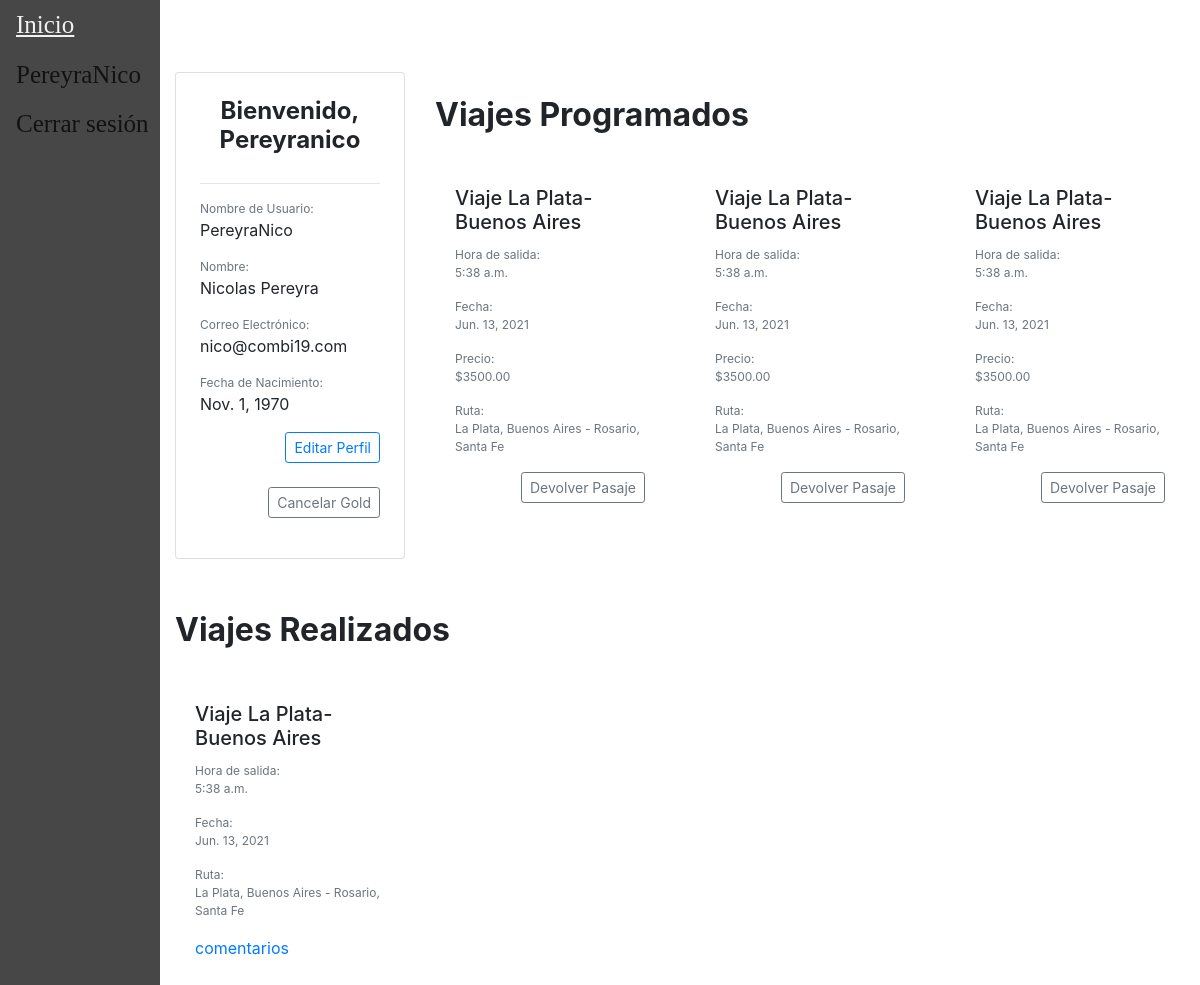
Screenshot of /accounts/perfil/ (signed in) with the database file from the repository.
### users/models.py (models this page shows, shortened)
class CustomUser(AbstractUser):
	username = models.CharField(_('Nombre de usuario'),max_length=40,primary_key=True,unique=True)
	email = models.EmailField(_('Dirección de correo electrónico'),unique=True)
	first_name = models.CharField(_('Nombre'),max_length=150)
	last_name = models.CharField(_('Apellido'),max_length=150)
	last_login = models.DateTimeField(_('Última conexión'),auto_now=True)
	fecha_nacimiento = models.DateField(_('Fecha de nacimiento'))
	has_premium = models.BooleanField(_('Posee membresía premium'),default=False)
	USERNAME_FIELD = 'username'
	REQUIRED_FIELDS = [
		'email',
		'first_name',
		'last_name',
		'fecha_nacimiento',
	]
	objects = CustomUserManager()

### main/models.py (models this page shows, shortened)
class Viaje(models.Model):
    descripcion = models.CharField(max_length=100)
    fecha = models.DateField(validators=[MinValueValidator(datetime.date.today())])
    hora = models.TimeField(default=None)
    ruta =  models.ForeignKey(Ruta, default=None, on_delete=models.CASCADE)
    chofer = models.ForeignKey(Chofer, default=None, on_delete=models.CASCADE)
    combi =  models.ForeignKey(Combi, default=None, on_delete=models.CASCADE)
    precio = models.DecimalField(default=None, max_digits=10, decimal_places=2, validators=[MinValueValidator(0)])
    insumo = models.ManyToManyField(Insumo,blank=True)
    pasajeros = models.ManyToManyField(Pasajero, blank=True)
    class Meta:
        unique_together = ('chofer', 'fecha','hora', 'ruta',)

class Ruta(models.Model):
    origen = models.ForeignKey(Lugar, default=None, on_delete=models.CASCADE, related_name='origen')
    destino = models.ForeignKey(Lugar, default=None, on_delete=models.CASCADE, related_name='destino')
    class Meta:
        unique_together = ('origen', 'destino')
    def __str__(self):
        return str(self.origen)+" - "+str(self.destino)

class Lugar(models.Model):
    localidad = models.CharField(max_length=150)
    provincia = models.CharField(max_length=100)
    class Meta:
        unique_together = ('localidad', 'provincia',)
    def __str__(self):
        return (self.localidad+", "+self.provincia)

### users/views.py (the view)
# urls.py: path('accounts/perfil/', regviews.perfil, name="perfil"),
def perfil(response):
	if response.method == 'POST':
		user_form = UserEditForm(response.POST,instance=response.user)
		if user_form.is_valid():
			user_form.save()
			return redirect('perfil')
	else:
		user_form = UserEditForm(instance=response.user)
		viajes_pendientes = Viaje.objects.filter(pasajeros__usuario=response.user, pasajeros__estado='reservado')#.first()
		viajes_finalizados = Viaje.objects.filter(pasajeros__usuario=response.user, pasajeros__estado='finalizado')
	return render(response,'users/perfil.html',{'user': response.user,
		'user_form': user_form, 'viajes_finalizados': viajes_finalizados, 'viajes_pendientes': viajes_pendientes,
	})

### users/templates/users/perfil.html (shortened to what this page needs)
{% extends "main/base.html" %}
{% block content %}
{% load crispy_forms_tags %}
<br />
<br />
<div class="container mx-auto">
    <div class="row">
    	<div class="col-sm-12 col-md-12 col-lg-3 pb-4">
	    	<div class="card p-4">
		    	<h4 class="card-title font-weight-bold text-center">Bienvenido, {{ user.username|title }}</h4>
		      	<hr />
		    	<div class="card-text">
		    		<p class="text-muted mb-0" style="font-size: 12px">Nombre de Usuario:</p>
		    		<p>{{ user.username }}</p>
		    		<p class="text-muted mb-0" style="font-size: 12px">Nombre:</p>
			  		<p>{{ user.first_name }} {{ user.last_name }}</p>
			  		<p class="text-muted mb-0" style="font-size: 12px">Correo Electrónico:</p>
			  		<p>{{ user.email }}</p>
					<p class="text-muted mb-0" style="font-size: 12px">Fecha de Nacimiento:</p>
					<p>{{ user.fecha_nacimiento }}</p>
					<div class="text-right">
						<button type="button" class="btn btn-outline-primary btn-sm" data-toggle="modal" data-target="#perfilModal">Editar Perfil</button>
					</div>
					<br />
					<form action="{% url 'cambiar_membresia' %}" method="POST">
						{% if user.has_premium %}
						<div class="text-right">
							<button type="submit" class="btn btn-outline-secondary btn-sm">Cancelar Gold</button>
						</div>
						{% else %}
						<div class="text-right">
							<button type="submit" class="btn btn-outline-secondary btn-sm">Contratar Gold</button>
						</div>
						{% endif %}
					</form>
		        </div>
	    	</div>
	  	</div>
	    <div class="col-sm-12 col-md-12 col-lg-9 pb-4">
	    	<div class="row">
	    		<div class="col-6 my-auto">
	    			<h2 class="font-weight-bold pt-4">Viajes Programados</h2>
	    		</div>
	    	</div>
	      	<br>
	      	<div class="row">
		      	{% for v in viajes_pendientes.all %}
			    	<div class="col-sm-12 col-md-6 col-lg-4 pb-4">
		                <div class="h-100">
							<div class="card-body">
		                  		<h5 class="card-title">{{ v.descripcion }}</h5>
                          			<p class="text-muted mb-0" style="font-size: 12px">Hora de salida:</p>
		                    		<p class="card-text text-muted" style="font-size:12px">{{ v.hora }}</p>
									<p class="text-muted mb-0" style="font-size: 12px">Fecha:</p>
									<p class="card-text text-muted" style="font-size:12px">{{ v.fecha }}</p>
									<p class="text-muted mb-0" style="font-size: 12px">Precio:</p>
									<p class="card-text text-muted" style="font-size:12px">${{ v.precio }}</p>
									<p class="text-muted mb-0" style="font-size: 12px">Ruta:</p>
									<p class="card-text text-muted" style="font-size:12px">{{ v.ruta }}</p>
									<form action="{% url 'devolver_pasaje' vId=v.id %}" method="post">
						  			<div class="text-right">
										<button type="submit" value={{v.id}} onclick="return confirm('Esta seguro?')" class="btn btn-outline-secondary btn-sm" >Devolver Pasaje</button>
						  			</div>
								</form>
		                	</div>
		              	</div>
		            </div>
		    	{% endfor %}
	        </div>
	    </div>
      <div class="col-sm-12 col-md-12 col-lg-9 pb-4">
	    	<div class="row">
	    		<div class="col-6 my-auto">
	    			<h2 class="font-weight-bold pt-4">Viajes Realizados</h2>
	    		</div>
	    	</div>
	      	<br>
	      	<div class="row">
		      	{% for v in viajes_finalizados.all %}
			    	<div class="col-sm-12 col-md-6 col-lg-4 pb-4">
		                <div class="h-100">
							<div class="card-body">
		                  		<h5 class="card-title">{{ v.descripcion }}</h5>
                          <p class="text-muted mb-0" style="font-size: 12px">Hora de salida:</p>
		                    	<p class="card-text text-muted" style="font-size:12px">{{ v.hora }}</p>
                          <p class="text-muted mb-0" style="font-size: 12px">Fecha:</p>
                          <p class="card-text text-muted" style="font-size:12px">{{ v.fecha }}</p>
                          <p class="text-muted mb-0" style="font-size: 12px">Ruta:</p>
                          <p class="card-text text-muted" style="font-size:12px">{{ v.ruta }}</p>
                          <a href="{% url 'comentario' v.id %}">comentarios</a>
		                	</div>
		              	</div>
		            </div>
		    	{% endfor %}
	        </div>
	    </div>
	</div>
</div>
{% endblock %}

### main/templates/main/base.html (shortened to what this page needs)
<!doctype html>
<<link rel="stylesheet" href="https://cdn.jsdelivr.net/npm/bootstrap@4.6.0/dist/css/bootstrap.min.css">
<html>
<head>
</head>
<body>
	<div class= "sidebar">
		<a href="/">Inicio</a>
		{% if user.is_authenticated %}
		<a href="{% url 'perfil'%}">{{user.username}}</a>
		<a href="{% url 'logout'%}">Cerrar sesión</a>
		{% else  %}
		<a href="{% url 'register'%}">Registrarse</a>
		<a href="{% url 'login'%}">Iniciar Sesión</a>
		{% endif %}
	</div>
	<div id="content", name="content", class="main">
		{% block content %}{% endblock content %}
	</div>
</body>
</html>

### main/templates/main/base.html (style rules this page uses)
.sidebar { height:100%; width:160px; position: fixed; z-index:1; top:0; left:0; background-color:rgb(71, 71, 71); overflow:hidden; padding-top:20x; }
.sidebar a { padding:6px 8px 6px 16px; text-decoration:none; font-family:Tahoma; font-size: 25px; color: #131212; display:block; }
.main { margin-left:160px; padding:0px 0px; }

### rows the page displays
CustomUser: username "PereyraNico", username "Pereyranico", first_name "Nicolas", last_name "Pereyra", email "nico@combi19.com", fecha_nacimiento "Nov. 1, 1970"
Viaje: descripcion "Viaje La Plata-Buenos Aires", hora "5:38 a.m.", fecha "Jun. 13, 2021", precio "3500.00", ruta "La Plata, Buenos Aires - Rosario, Santa Fe", {{ v.id }} 1 (drawn)
